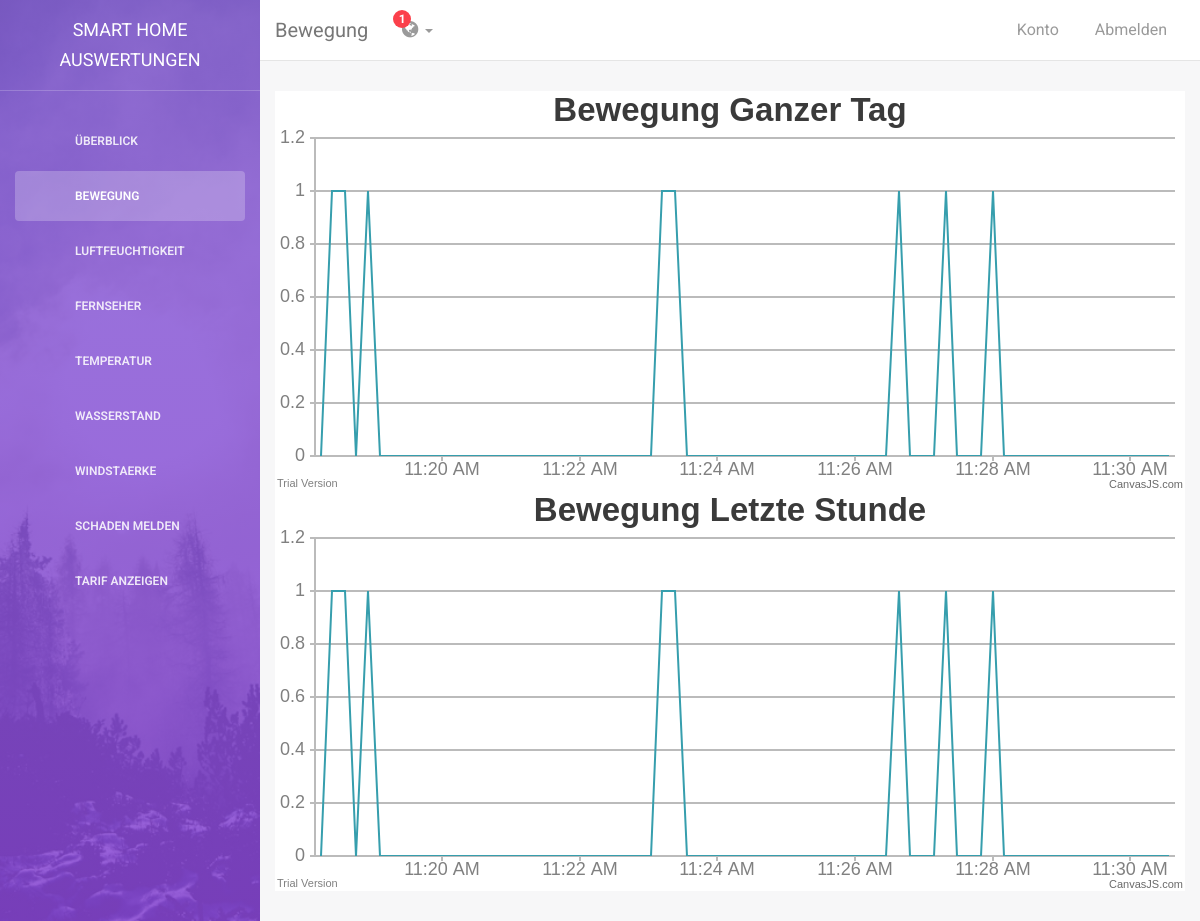
The app's page /smarte-website/sensor/show/Bewegung with its own data.
### tables this page shows
CREATE TABLE IF NOT EXISTS `Sensoren` (
  `SensorID` varchar(100) NOT NULL,
  `SensorBezeichnung` varchar(32) NOT NULL,
  `SensorAktiv` tinyint(1) NOT NULL DEFAULT '0'
);

### smarte-website/application/controllers/Sensor.php (called while the page is built, shortened)
<?php
class Sensor extends CI_Controller {
    public function show($name = null)
    {
        $this->load->model('SensorModel');
        $data['sensors'] = $this->SensorModel->get_active_sensors();
        $sensor = $this->SensorModel->get_sensor_by_name($name);
        if (!isset($sensor))
        {
            show_404();
        }
        else
        {
            $data['sensor'] = $sensor;
            $this->load->model('SensorDataModel');
            $data['data'] = $this->SensorDataModel->get_sensor_data_from_to($sensor, time()-3600, time());
            $data['sensors'] = $this->SensorModel->get_active_sensors();
            $this->load->view('sensor',$data);
        }
    }
}

### smarte-website/index.php (called while the page is built, shortened)
<?php
require_once BASEPATH.'core/CodeIgniter.php';

### smarte-website/application/models/SensorModel.php (called while the page is built, shortened)
<?php
class SensorModel extends CI_Model {
    public function get_active_sensors() {
        $query = $this->db->get_where('Sensoren', array('SensorAktiv' => TRUE));
        $data = $query->result('SensorDAO');
        return $data;
    }
    public function get_sensor_by_name($name) {
        $query = $this->db->get_where('Sensoren', array('SensorBezeichnung' => $name));
        return $query->row(0, 'SensorDAO');
    }
}

### smarte-website/application/models/SensorDAO.php (called while the page is built, shortened)
<?php
class SensorDAO {
    private $SensorID;
    private $SensorBezeichnung;
    public function get_SensorID() {
        return $this->SensorID;
    }
    public function get_SensorBezeichnung() {
        return $this->SensorBezeichnung;
    }
}

### smarte-website/application/views/sensor.php (the view, shortened to what this page needs)
<!doctype html>
<html lang="en">
<head>
    <link href="<?= base_url(); ?>assets/css/bootstrap.min.css" rel="stylesheet" />
    <link href="<?= base_url(); ?>assets/css/animate.min.css" rel="stylesheet"/>
    <link href="<?= base_url(); ?>assets/css/light-bootstrap-dashboard.css" rel="stylesheet"/>
    <link href="<?= base_url(); ?>assets/css/demo.css" rel="stylesheet" />
    <link href="http://maxcdn.bootstrapcdn.com/font-awesome/4.2.0/css/font-awesome.min.css" rel="stylesheet">
    <link href="<?= base_url(); ?>assets/css/pe-icon-7-stroke.css" rel="stylesheet" />
</head>
<body>
<div class="wrapper">
    <?php include 'sidebar.php';?>
    <div class="main-panel">
		<?php include 'navbar.php';?>
        <div class="content">
            <div class="container-fluid">
                <div class="row">
					<div id="insgesamt" style="height: 400px; width: 100%;"></div>
                </div>
				<div class="row">
					<div id="letzte5" style="height: 400px; width: 100%;"></div>
				</div>
            </div>
        </div>
    </div>
</div>
</body>
</html>

### smarte-website/application/views/sidebar.php
<div class="sidebar" data-color="purple" data-image="assets/img/sidebar-5.jpg">
    	<div class="sidebar-wrapper">
            <div class="logo">
                <a href="<?= base_url(); ?>" class="simple-text">
                    Smart Home Auswertungen
                </a>
            </div>
            <ul class="nav">
                <li class="<?= (!isset($sensor) ? 'active' : ''); ?>">
                    <a href="<?= base_url(); ?>">
                        <p>Überblick</p>
                    </a>
                </li>
			<?php foreach ($sensors as $item): ?>
				<li class="<?= ((isset($sensor) && $sensor->get_SensorID() == $item->get_SensorID()) ? 'active' : ''); ?>"><a href="<?= base_url(); ?>sensor/show/<?= $item->get_SensorBezeichnung(); ?>"><p><?= $item->get_SensorBezeichnung(); ?></p></a></li>
			<?php endforeach; ?>
                <li>
                    <a href="<?= base_url(); ?>schaden">
                        <p>Schaden melden</p>
                    </a>
                </li>
                <li>
                    <a href="typography.html">
                        <p>Tarif anzeigen</p>
                    </a>
                </li>
            </ul>
    	</div>
    </div>

### smarte-website/application/views/navbar.php (shortened to what this page needs)
<nav class="navbar navbar-default navbar-fixed">
            <div class="container-fluid">
                <div class="navbar-header">
                    <a class="navbar-brand" href="#"><?= isset($sensor) ? $sensor->get_SensorBezeichnung() : 'Überblick'; ?></a>
                </div>
                <div class="collapse navbar-collapse">
                    <ul class="nav navbar-nav navbar-left">
                        <li class="dropdown">
                              <a href="#" class="dropdown-toggle" data-toggle="dropdown">
                                    <i class="fa fa-globe"></i>
                                    <b class="caret hidden-sm hidden-xs"></b>
                                    <span id="refresh1" class="notification hidden-sm hidden-xs">1</span>
                              </a>
                        </li>
                    </ul>
                    <ul class="nav navbar-nav navbar-right">
                        <li>
                           <a href="">
                               <p>Konto</p>
                            </a>
                        </li>
                        <li>
                            <a href="#">
                                <p>Abmelden</p>
                            </a>
                        </li>
                    </ul>
                </div>
            </div>
        </nav>

### records on screen
sensoren: SensorBezeichnung "BEWEGUNG", SensorBezeichnung "Bewegung"
sensoren: SensorBezeichnung "LUFTFEUCHTIGKEIT"
sensoren: SensorBezeichnung "FERNSEHER"
sensoren: SensorBezeichnung "TEMPERATUR"
sensoren: SensorBezeichnung "WASSERSTAND"
sensoren: SensorBezeichnung "WINDSTAERKE"
